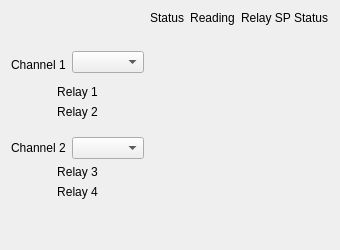
           <widget class="QFrame" name="frame_3">
            <property name="frameShape">
             <enum>QFrame::NoFrame</enum>
            </property>
            <property name="frameShadow">
             <enum>QFrame::Plain</enum>
            </property>
            <property name="lineWidth">
             <number>0</number>
            </property>
            <layout class="QGridLayout" name="gridLayout_4">
             <item row="1" column="0">
              <widget class="PyDMLabel" name="PyDMLabel_20">
               <property name="toolTip">
                <string/>
               </property>
               <property name="whatsThis">
                <string/>
               </property>
               <property name="channel" stdset="0">
                <string>ca://${DEVICE}:ModuleType-A</string>
               </property>
              </widget>
             </item>
             <item row="11" column="0" colspan="2">
              <widget class="QLabel" name="label_13">
               <property name="text">
                <string>Relay 3</string>
               </property>
               <property name="alignment">
                <set>Qt::AlignCenter</set>
               </property>
              </widget>
             </item>
             <item row="6" column="0" colspan="2">
              <widget class="QLabel" name="label_12">
               <property name="text">
                <string>Relay 2</string>
               </property>
               <property name="alignment">
                <set>Qt::AlignCenter</set>
               </property>
              </widget>
             </item>
             <item row="3" column="2">
              <widget class="PyDMByteIndicator" name="PyDMByteIndicator">
               <property name="toolTip">
                <string/>
               </property>
               <property name="whatsThis">
                <string>
    Widget for graphical representation of bits from an integer number
    with support for Channels and more from PyDM

    Parameters
    ----------
    parent : QWidget
        The parent widget for the Label
    init_channel : str, optional
        The channel to be used by the widget.
    </string>
               </property>
               <property name="channel" stdset="0">
                <string>ca://${DEVICE}:EnableRb-1</string>
               </property>
               <property name="showLabels" stdset="0">
                <bool>false</bool>
               </property>
               <property name="circles" stdset="0">
                <bool>true</bool>
               </property>
              </widget>
             </item>
             <item row="12" column="3" colspan="2">
              <widget class="PyDMLabel" name="PyDMLabel_24">
               <property name="toolTip">
                <string/>
               </property>
               <property name="whatsThis">
                <string/>
               </property>
               <property name="alignment">
                <set>Qt::AlignCenter</set>
               </property>
               <property name="precisionFromPV" stdset="0">
                <bool>false</bool>
               </property>
               <property name="precision" stdset="0">
                <number>3</number>
               </property>
               <property name="channel" stdset="0">
                <string>ca://${DEVICE}:RelayRb-4</string>
               </property>
               <property name="displayFormat" stdset="0">
                <enum>PyDMLabel::Exponential</enum>
               </property>
              </widget>
             </item>
             <item row="5" column="0" colspan="2">
              <widget class="QLabel" name="label_11">
               <property name="text">
                <string>Relay 1</string>
               </property>
               <property name="alignment">
                <set>Qt::AlignCenter</set>
               </property>
              </widget>
             </item>
             <item row="10" column="0">
              <widget class="QLabel" name="lblA2">
               <property name="text">
                <string>Channel 2</string>
               </property>
              </widget>
             </item>
             <item row="10" column="2">
              <widget class="PyDMByteIndicator" name="biA2">
               <property name="toolTip">
                <string/>
               </property>
               <property name="whatsThis">
                <string>
    Widget for graphical representation of bits from an integer number
    with support for Channels and more from PyDM

    Parameters
    ----------
    parent : QWidget
        The parent widget for the Label
    init_channel : str, optional
        The channel to be used by the widget.
    </string>
               </property>
               <property name="channel" stdset="0">
                <string>ca://${DEVICE}:EnableRb-2</string>
               </property>
               <property name="showLabels" stdset="0">
                <bool>false</bool>
               </property>
               <property name="circles" stdset="0">
                <bool>true</bool>
               </property>
              </widget>
             </item>
             <item row="6" column="2" rowspan="3">
              <widget class="PyDMLabel" name="PyDMLabel_9">
               <property name="toolTip">
                <string/>
               </property>
               <property name="whatsThis">
                <string/>
               </property>
               <property name="alignment">
                <set>Qt::AlignCenter</set>
               </property>
               <property name="precisionFromPV" stdset="0">
                <bool>false</bool>
               </property>
               <property name="precision" stdset="0">
                <number>3</number>
               </property>
               <property name="channel" stdset="0">
                <string>ca://${DEVICE}:RelayStatusRb-2</string>
               </property>
              </widget>
             </item>
             <item row="11" column="2">
              <widget class="PyDMLabel" name="PyDMLabel_10">
               <property name="toolTip">
                <string/>
               </property>
               <property name="whatsThis">
                <string/>
               </property>
               <property name="alignment">
                <set>Qt::AlignCenter</set>
               </property>
               <property name="precisionFromPV" stdset="0">
                <bool>false</bool>
               </property>
               <property name="precision" stdset="0">
                <number>3</number>
               </property>
               <property name="channel" stdset="0">
                <string>ca://${DEVICE}:RelayStatusRb-3</string>
               </property>
              </widget>
             </item>
             <item row="11" column="3" colspan="2">
              <widget class="PyDMLabel" name="PyDMLabel_23">
               <property name="toolTip">
                <string/>
               </property>
               <property name="whatsThis">
                <string/>
               </property>
               <property name="alignment">
                <set>Qt::AlignCenter</set>
               </property>
               <property name="precisionFromPV" stdset="0">
                <bool>false</bool>
               </property>
               <property name="precision" stdset="0">
                <number>3</number>
               </property>
               <property name="channel" stdset="0">
                <string>ca://${DEVICE}:RelayRb-3</string>
               </property>
               <property name="displayFormat" stdset="0">
                <enum>PyDMLabel::Exponential</enum>
               </property>
              </widget>
             </item>
             <item row="12" column="2">
              <widget class="PyDMLabel" name="PyDMLabel_11">
               <property name="toolTip">
                <string/>
               </property>
               <property name="whatsThis">
                <string/>
               </property>
               <property name="alignment">
                <set>Qt::AlignCenter</set>
               </property>
               <property name="precisionFromPV" stdset="0">
                <bool>false</bool>
               </property>
               <property name="precision" stdset="0">
                <number>3</number>
               </property>
               <property name="channel" stdset="0">
                <string>ca://${DEVICE}:RelayStatusRb-4</string>
               </property>
              </widget>
             </item>
             <item row="10" column="3" colspan="2">
              <widget class="PyDMLabel" name="plblA2">
               <property name="toolTip">
                <string/>
               </property>
               <property name="whatsThis">
                <string/>
               </property>
               <property name="alignment">
                <set>Qt::AlignCenter</set>
               </property>
               <property name="channel" stdset="0">
                <string>ca://${DEVICE}:PressureRb-2s</string>
               </property>
              </widget>
             </item>
             <item row="12" column="0" colspan="2">
              <widget class="QLabel" name="label_14">
               <property name="text">
                <string>Relay 4</string>
               </property>
               <property name="alignment">
                <set>Qt::AlignCenter</set>
               </property>
              </widget>
             </item>
             <item row="5" column="3" colspan="2">
              <widget class="PyDMLabel" name="PyDMLabel_12">
               <property name="toolTip">
                <string/>
               </property>
               <property name="whatsThis">
                <string/>
               </property>
               <property name="alignment">
                <set>Qt::AlignCenter</set>
               </property>
               <property name="precisionFromPV" stdset="0">
                <bool>false</bool>
               </property>
               <property name="precision" stdset="0">
                <number>3</number>
               </property>
               <property name="channel" stdset="0">
                <string>ca://${DEVICE}:RelayRb-1</string>
               </property>
               <property name="displayFormat" stdset="0">
                <enum>PyDMLabel::Exponential</enum>
               </property>
              </widget>
             </item>
             <item row="6" column="3" rowspan="2" colspan="2">
              <widget class="PyDMLabel" name="PyDMLabel_13">
               <property name="toolTip">
                <string/>
               </property>
               <property name="whatsThis">
                <string/>
               </property>
               <property name="alignment">
                <set>Qt::AlignCenter</set>
               </property>
               <property name="precisionFromPV" stdset="0">
                <bool>false</bool>
               </property>
               <property name="precision" stdset="0">
                <number>3</number>
               </property>
               <property name="channel" stdset="0">
                <string>ca://${DEVICE}:RelayRb-2</string>
               </property>
               <property name="displayFormat" stdset="0">
                <enum>PyDMLabel::Exponential</enum>
               </property>
              </widget>
             </item>
             <item row="3" column="0" rowspan="2">
              <widget class="QLabel" name="label_4">
               <property name="text">
                <string>Channel 1</string>
               </property>
              </widget>
             </item>
             <item row="10" column="1">
              <widget class="PyDMEnumComboBox" name="cbA2">
               <property name="minimumSize">
                <size>
                 <width>70</width>
                 <height>0</height>
                </size>
               </property>
               <property name="toolTip">
                <string/>
               </property>
               <property name="whatsThis">
                <string>
    A QComboBox with support for Channels and more from PyDM

    Parameters
    ----------
    parent : QWidget
        The parent widget for the Label
    init_channel : str, optional
        The channel to be used by the widget.

    Signals
    -------
    send_value_signal : int, float, str, bool or np.ndarray
        Emitted when the user changes the value.
    activated : int, str
        Emitted when the user chooses an item in the combobox.
    currentIndexChanged : int, str
        Emitted when the index is changed in the combobox.
    highlighted : int, str
        Emitted when an item in the combobox popup list is highlighted
        by the user.
    </string>
               </property>
               <property name="channel" stdset="0">
                <string>ca://${DEVICE}:EnableSp-2</string>
               </property>
              </widget>
             </item>
             <item row="0" column="3" colspan="2">
              <widget class="QLabel" name="label_3">
               <property name="toolTipDuration">
                <number>0</number>
               </property>
               <property name="text">
                <string>Reading</string>
               </property>
               <property name="alignment">
                <set>Qt::AlignCenter</set>
               </property>
              </widget>
             </item>
             <item row="14" column="0">
              <spacer name="verticalSpacer_2">
               <property name="orientation">
                <enum>Qt::Vertical</enum>
               </property>
               <property name="sizeHint" stdset="0">
                <size>
                 <width>20</width>
                 <height>40</height>
                </size>
               </property>
              </spacer>
             </item>
             <item row="0" column="2">
              <widget class="QLabel" name="label_2">
               <property name="text">
                <string>Status</string>
               </property>
               <property name="alignment">
                <set>Qt::AlignCenter</set>
               </property>
              </widget>
             </item>
             <item row="5" column="2">
              <widget class="PyDMLabel" name="PyDMLabel_8">
               <property name="toolTip">
                <string/>
               </property>
               <property name="whatsThis">
                <string/>
               </property>
               <property name="alignment">
                <set>Qt::AlignCenter</set>
               </property>
               <property name="precisionFromPV" stdset="0">
                <bool>false</bool>
               </property>
               <property name="precision" stdset="0">
                <number>3</number>
               </property>
               <property name="channel" stdset="0">
                <string>ca://${DEVICE}:RelayStatusRb-1</string>
               </property>
              </widget>
             </item>
             <item row="3" column="3" colspan="2">
              <widget class="PyDMLabel" name="PyDMLabel_14">
               <property name="toolTip">
                <string/>
               </property>
               <property name="whatsThis">
                <string/>
               </property>
               <property name="alignment">
                <set>Qt::AlignCenter</set>
               </property>
               <property name="channel" stdset="0">
                <string>ca://${DEVICE}:PressureRb-1s</string>
               </property>
              </widget>
             </item>
             <item row="3" column="1">
              <widget class="PyDMEnumComboBox" name="PyDMEnumComboBox">
               <property name="minimumSize">
                <size>
                 <width>70</width>
                 <height>0</height>
                </size>
               </property>
               <property name="toolTip">
                <string/>
               </property>
               <property name="whatsThis">
                <string>
    A QComboBox with support for Channels and more from PyDM

    Parameters
    ----------
    parent : QWidget
        The parent widget for the Label
    init_channel : str, optional
        The channel to be used by the widget.

    Signals
    -------
    send_value_signal : int, float, str, bool or np.ndarray
        Emitted when the user changes the value.
    activated : int, str
        Emitted when the user chooses an item in the combobox.
    currentIndexChanged : int, str
        Emitted when the index is changed in the combobox.
    highlighted : int, str
        Emitted when an item in the combobox popup list is highlighted
        by the user.
    </string>
               </property>
               <property name="channel" stdset="0">
                <string>ca://${DEVICE}:EnableSp-1</string>
               </property>
              </widget>
             </item>
             <item row="0" column="5">
              <widget class="QLabel" name="label_7">
               <property name="text">
                <string>Relay SP Status</string>
               </property>
              </widget>
             </item>
             <item row="11" column="5">
              <widget class="PyDMByteIndicator" name="PyDMByteIndicator_2">
               <property name="toolTip">
                <string/>
               </property>
               <property name="whatsThis">
                <string>
    Widget for graphical representation of bits from an integer number
    with support for Channels and more from PyDM

    Parameters
    ----------
    parent : QWidget
        The parent widget for the Label
    init_channel : str, optional
        The channel to be used by the widget.
    </string>
               </property>
               <property name="channel" stdset="0">
                <string>ca://${DEVICE}:RelaySetpointStatusRb-3</string>
               </property>
               <property name="circles" stdset="0">
                <bool>true</bool>
               </property>
               <property name="labels" stdset="0">
                <stringlist>
                 <string>Clear</string>
                 <string>Set</string>
                </stringlist>
               </property>
              </widget>
             </item>
             <item row="5" column="5">
              <widget class="PyDMByteIndicator" name="PyDMByteIndicator_6">
               <property name="toolTip">
                <string/>
               </property>
               <property name="whatsThis">
                <string>
    Widget for graphical representation of bits from an integer number
    with support for Channels and more from PyDM

    Parameters
    ----------
    parent : QWidget
        The parent widget for the Label
    init_channel : str, optional
        The channel to be used by the widget.
    </string>
               </property>
               <property name="channel" stdset="0">
                <string>ca://${DEVICE}:RelaySetpointStatusRb-1</string>
               </property>
               <property name="circles" stdset="0">
                <bool>true</bool>
               </property>
               <property name="labels" stdset="0">
                <stringlist>
                 <string>Clear</string>
                 <string>Set</string>
                </stringlist>
               </property>
              </widget>
             </item>
             <item row="6" column="5">
              <widget class="PyDMByteIndicator" name="PyDMByteIndicator_5">
               <property name="toolTip">
                <string/>
               </property>
               <property name="whatsThis">
                <string>
    Widget for graphical representation of bits from an integer number
    with support for Channels and more from PyDM

    Parameters
    ----------
    parent : QWidget
        The parent widget for the Label
    init_channel : str, optional
        The channel to be used by the widget.
    </string>
               </property>
               <property name="channel" stdset="0">
                <string>ca://${DEVICE}:RelaySetpointStatusRb-2</string>
               </property>
               <property name="circles" stdset="0">
                <bool>true</bool>
               </property>
               <property name="labels" stdset="0">
                <stringlist>
                 <string>Clear</string>
                 <string>Set</string>
                </stringlist>
               </property>
              </widget>
             </item>
             <item row="12" column="5">
              <widget class="PyDMByteIndicator" name="PyDMByteIndicator_15">
               <property name="toolTip">
                <string/>
               </property>
               <property name="whatsThis">
                <string>
    Widget for graphical representation of bits from an integer number
    with support for Channels and more from PyDM

    Parameters
    ----------
    parent : QWidget
        The parent widget for the Label
    init_channel : str, optional
        The channel to be used by the widget.
    </string>
               </property>
               <property name="channel" stdset="0">
                <string>ca://${DEVICE}:RelaySetpointStatusRb-4</string>
               </property>
               <property name="circles" stdset="0">
                <bool>true</bool>
               </property>
               <property name="labels" stdset="0">
                <stringlist>
                 <string>Clear</string>
                 <string>Set</string>
                </stringlist>
               </property>
              </widget>
             </item>
            </layout>
           </widget>
